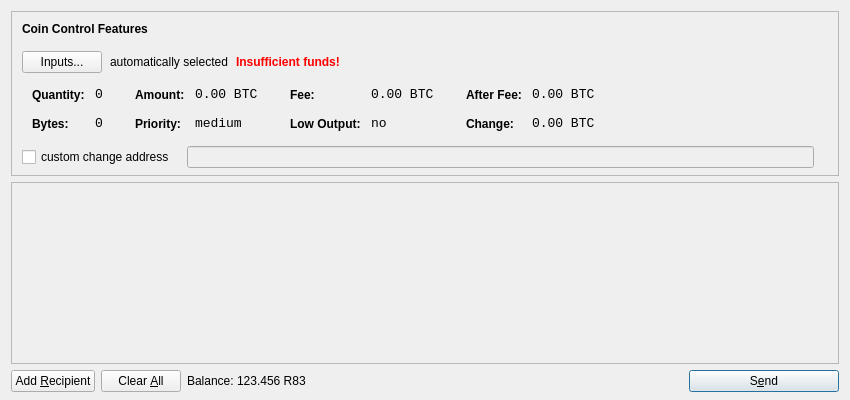
<?xml version="1.0" encoding="UTF-8"?>
<ui version="4.0">
 <class>SendCoinsDialog</class>
 <widget class="QDialog" name="SendCoinsDialog">
  <property name="geometry">
   <rect>
    <x>0</x>
    <y>0</y>
    <width>850</width>
    <height>400</height>
   </rect>
  </property>
  <property name="windowTitle">
   <string>Send Coins</string>
  </property>
  <layout class="QVBoxLayout" name="verticalLayout" stretch="0,1,0">
   <property name="bottomMargin">
    <number>8</number>
   </property>
   <item>
    <widget class="QFrame" name="frameCoinControl">
     <property name="sizePolicy">
      <sizepolicy hsizetype="Expanding" vsizetype="Expanding">
       <horstretch>0</horstretch>
       <verstretch>0</verstretch>
      </sizepolicy>
     </property>
     <property name="maximumSize">
      <size>
       <width>16777215</width>
       <height>16777215</height>
      </size>
     </property>
     <property name="frameShape">
      <enum>QFrame::StyledPanel</enum>
     </property>
     <property name="frameShadow">
      <enum>QFrame::Sunken</enum>
     </property>
     <layout class="QVBoxLayout" name="verticalLayoutCoinControl2">
      <property name="spacing">
       <number>-1</number>
      </property>
      <property name="leftMargin">
       <number>0</number>
      </property>
      <property name="topMargin">
       <number>0</number>
      </property>
      <property name="rightMargin">
       <number>0</number>
      </property>
      <property name="bottomMargin">
       <number>6</number>
      </property>
      <item>
       <layout class="QVBoxLayout" name="verticalLayoutCoinControl" stretch="0,0,0,0,1">
        <property name="spacing">
         <number>0</number>
        </property>
        <property name="leftMargin">
         <number>10</number>
        </property>
        <property name="topMargin">
         <number>10</number>
        </property>
        <item>
         <layout class="QHBoxLayout" name="horizontalLayoutCoinControl1">
          <property name="bottomMargin">
           <number>15</number>
          </property>
          <item>
           <widget class="QLabel" name="labelCoinControlFeatures">
            <property name="sizePolicy">
             <sizepolicy hsizetype="Preferred" vsizetype="Maximum">
              <horstretch>0</horstretch>
              <verstretch>0</verstretch>
             </sizepolicy>
            </property>
            <property name="font">
             <font>
              <weight>75</weight>
              <bold>true</bold>
             </font>
            </property>
            <property name="styleSheet">
             <string notr="true">font-weight:bold;</string>
            </property>
            <property name="text">
             <string>Coin Control Features</string>
            </property>
           </widget>
          </item>
         </layout>
        </item>
        <item>
         <layout class="QHBoxLayout" name="horizontalLayoutCoinControl2" stretch="0,0,0,0">
          <property name="spacing">
           <number>8</number>
          </property>
          <property name="bottomMargin">
           <number>10</number>
          </property>
          <item>
           <widget class="QPushButton" name="pushButtonCoinControl">
            <property name="styleSheet">
             <string notr="true"/>
            </property>
            <property name="text">
             <string>Inputs...</string>
            </property>
           </widget>
          </item>
          <item>
           <widget class="QLabel" name="labelCoinControlAutomaticallySelected">
            <property name="text">
             <string>automatically selected</string>
            </property>
            <property name="margin">
             <number>5</number>
            </property>
           </widget>
          </item>
          <item>
           <widget class="QLabel" name="labelCoinControlInsuffFunds">
            <property name="font">
             <font>
              <weight>75</weight>
              <bold>true</bold>
             </font>
            </property>
            <property name="styleSheet">
             <string notr="true">color:red;font-weight:bold;</string>
            </property>
            <property name="text">
             <string>Insufficient funds!</string>
            </property>
            <property name="margin">
             <number>5</number>
            </property>
           </widget>
          </item>
          <item>
           <spacer name="horizontalSpacerCoinControl">
            <property name="orientation">
             <enum>Qt::Horizontal</enum>
            </property>
            <property name="sizeHint" stdset="0">
             <size>
              <width>40</width>
              <height>1</height>
             </size>
            </property>
           </spacer>
          </item>
         </layout>
        </item>
        <item>
         <widget class="QWidget" name="widgetCoinControl" native="true">
          <property name="sizePolicy">
           <sizepolicy hsizetype="Preferred" vsizetype="Preferred">
            <horstretch>0</horstretch>
            <verstretch>0</verstretch>
           </sizepolicy>
          </property>
          <property name="minimumSize">
           <size>
            <width>0</width>
            <height>0</height>
           </size>
          </property>
          <property name="styleSheet">
           <string notr="true"/>
          </property>
          <layout class="QHBoxLayout" name="horizontalLayoutCoinControl5">
           <property name="margin">
            <number>0</number>
           </property>
           <item>
            <layout class="QHBoxLayout" name="horizontalLayoutCoinControl3" stretch="0,0,0,1">
             <property name="spacing">
              <number>20</number>
             </property>
             <property name="topMargin">
              <number>0</number>
             </property>
             <property name="bottomMargin">
              <number>10</number>
             </property>
             <item>
              <layout class="QFormLayout" name="formLayoutCoinControl1">
               <property name="horizontalSpacing">
                <number>10</number>
               </property>
               <property name="verticalSpacing">
                <number>14</number>
               </property>
               <property name="leftMargin">
                <number>10</number>
               </property>
               <property name="topMargin">
                <number>4</number>
               </property>
               <property name="rightMargin">
                <number>6</number>
               </property>
               <item row="0" column="0">
                <widget class="QLabel" name="labelCoinControlQuantityText">
                 <property name="styleSheet">
                  <string notr="true">font-weight:bold;</string>
                 </property>
                 <property name="text">
                  <string>Quantity:</string>
                 </property>
                 <property name="margin">
                  <number>0</number>
                 </property>
                </widget>
               </item>
               <item row="0" column="1">
                <widget class="QLabel" name="labelCoinControlQuantity">
                 <property name="font">
                  <font>
                   <family>Monospace</family>
                   <pointsize>10</pointsize>
                  </font>
                 </property>
                 <property name="cursor">
                  <cursorShape>IBeamCursor</cursorShape>
                 </property>
                 <property name="contextMenuPolicy">
                  <enum>Qt::ActionsContextMenu</enum>
                 </property>
                 <property name="text">
                  <string notr="true">0</string>
                 </property>
                 <property name="margin">
                  <number>0</number>
                 </property>
                 <property name="textInteractionFlags">
                  <set>Qt::LinksAccessibleByMouse|Qt::TextSelectableByKeyboard|Qt::TextSelectableByMouse</set>
                 </property>
                </widget>
               </item>
               <item row="1" column="0">
                <widget class="QLabel" name="labelCoinControlBytesText">
                 <property name="styleSheet">
                  <string notr="true">font-weight:bold;</string>
                 </property>
                 <property name="text">
                  <string>Bytes:</string>
                 </property>
                </widget>
               </item>
               <item row="1" column="1">
                <widget class="QLabel" name="labelCoinControlBytes">
                 <property name="font">
                  <font>
                   <family>Monospace</family>
                   <pointsize>10</pointsize>
                  </font>
                 </property>
                 <property name="cursor">
                  <cursorShape>IBeamCursor</cursorShape>
                 </property>
                 <property name="contextMenuPolicy">
                  <enum>Qt::ActionsContextMenu</enum>
                 </property>
                 <property name="text">
                  <string notr="true">0</string>
                 </property>
                 <property name="textInteractionFlags">
                  <set>Qt::LinksAccessibleByMouse|Qt::TextSelectableByKeyboard|Qt::TextSelectableByMouse</set>
                 </property>
                </widget>
               </item>
              </layout>
             </item>
             <item>
              <layout class="QFormLayout" name="formLayoutCoinControl2">
               <property name="horizontalSpacing">
                <number>10</number>
               </property>
               <property name="verticalSpacing">
                <number>14</number>
               </property>
               <property name="leftMargin">
                <number>6</number>
               </property>
               <property name="topMargin">
                <number>4</number>
               </property>
               <property name="rightMargin">
                <number>6</number>
               </property>
               <item row="0" column="0">
                <widget class="QLabel" name="labelCoinControlAmountText">
                 <property name="styleSheet">
                  <string notr="true">font-weight:bold;</string>
                 </property>
                 <property name="text">
                  <string>Amount:</string>
                 </property>
                 <property name="margin">
                  <number>0</number>
                 </property>
                </widget>
               </item>
               <item row="0" column="1">
                <widget class="QLabel" name="labelCoinControlAmount">
                 <property name="font">
                  <font>
                   <family>Monospace</family>
                   <pointsize>10</pointsize>
                  </font>
                 </property>
                 <property name="cursor">
                  <cursorShape>IBeamCursor</cursorShape>
                 </property>
                 <property name="contextMenuPolicy">
                  <enum>Qt::ActionsContextMenu</enum>
                 </property>
                 <property name="text">
                  <string notr="true">0.00 BTC</string>
                 </property>
                 <property name="textInteractionFlags">
                  <set>Qt::LinksAccessibleByMouse|Qt::TextSelectableByKeyboard|Qt::TextSelectableByMouse</set>
                 </property>
                </widget>
               </item>
               <item row="1" column="0">
                <widget class="QLabel" name="labelCoinControlPriorityText">
                 <property name="styleSheet">
                  <string notr="true">font-weight:bold;</string>
                 </property>
                 <property name="text">
                  <string>Priority:</string>
                 </property>
                </widget>
               </item>
               <item row="1" column="1">
                <widget class="QLabel" name="labelCoinControlPriority">
                 <property name="font">
                  <font>
                   <family>Monospace</family>
                   <pointsize>10</pointsize>
                  </font>
                 </property>
                 <property name="cursor">
                  <cursorShape>IBeamCursor</cursorShape>
                 </property>
                 <property name="contextMenuPolicy">
                  <enum>Qt::ActionsContextMenu</enum>
                 </property>
                 <property name="text">
                  <string>medium</string>
                 </property>
                 <property name="textInteractionFlags">
                  <set>Qt::LinksAccessibleByMouse|Qt::TextSelectableByKeyboard|Qt::TextSelectableByMouse</set>
                 </property>
                </widget>
               </item>
              </layout>
             </item>
             <item>
              <layout class="QFormLayout" name="formLayoutCoinControl3">
               <property name="horizontalSpacing">
                <number>10</number>
               </property>
               <property name="verticalSpacing">
                <number>14</number>
               </property>
               <property name="leftMargin">
                <number>6</number>
               </property>
               <property name="topMargin">
                <number>4</number>
               </property>
               <property name="rightMargin">
                <number>6</number>
               </property>
               <item row="0" column="0">
                <widget class="QLabel" name="labelCoinControlFeeText">
                 <property name="styleSheet">
                  <string notr="true">font-weight:bold;</string>
                 </property>
                 <property name="text">
                  <string>Fee:</string>
                 </property>
                 <property name="margin">
                  <number>0</number>
                 </property>
                </widget>
               </item>
               <item row="0" column="1">
                <widget class="QLabel" name="labelCoinControlFee">
                 <property name="font">
                  <font>
                   <family>Monospace</family>
                   <pointsize>10</pointsize>
                  </font>
                 </property>
                 <property name="cursor">
                  <cursorShape>IBeamCursor</cursorShape>
                 </property>
                 <property name="contextMenuPolicy">
                  <enum>Qt::ActionsContextMenu</enum>
                 </property>
                 <property name="text">
                  <string notr="true">0.00 BTC</string>
                 </property>
                 <property name="textInteractionFlags">
                  <set>Qt::LinksAccessibleByMouse|Qt::TextSelectableByKeyboard|Qt::TextSelectableByMouse</set>
                 </property>
                </widget>
               </item>
               <item row="1" column="0">
                <widget class="QLabel" name="labelCoinControlLowOutputText">
                 <property name="styleSheet">
                  <string notr="true">font-weight:bold;</string>
                 </property>
                 <property name="text">
                  <string>Low Output:</string>
                 </property>
                </widget>
               </item>
               <item row="1" column="1">
                <widget class="QLabel" name="labelCoinControlLowOutput">
                 <property name="font">
                  <font>
                   <family>Monospace</family>
                   <pointsize>10</pointsize>
                  </font>
                 </property>
                 <property name="cursor">
                  <cursorShape>IBeamCursor</cursorShape>
                 </property>
                 <property name="contextMenuPolicy">
                  <enum>Qt::ActionsContextMenu</enum>
                 </property>
                 <property name="text">
                  <string>no</string>
                 </property>
                 <property name="textInteractionFlags">
                  <set>Qt::LinksAccessibleByMouse|Qt::TextSelectableByKeyboard|Qt::TextSelectableByMouse</set>
                 </property>
                </widget>
               </item>
              </layout>
             </item>
             <item>
              <layout class="QFormLayout" name="formLayoutCoinControl4">
               <property name="horizontalSpacing">
                <number>10</number>
               </property>
               <property name="verticalSpacing">
                <number>14</number>
               </property>
               <property name="leftMargin">
                <number>6</number>
               </property>
               <property name="topMargin">
                <number>4</number>
               </property>
               <property name="rightMargin">
                <number>6</number>
               </property>
               <item row="0" column="0">
                <widget class="QLabel" name="labelCoinControlAfterFeeText">
                 <property name="styleSheet">
                  <string notr="true">font-weight:bold;</string>
                 </property>
                 <property name="text">
                  <string>After Fee:</string>
                 </property>
                 <property name="margin">
                  <number>0</number>
                 </property>
                </widget>
               </item>
               <item row="0" column="1">
                <widget class="QLabel" name="labelCoinControlAfterFee">
                 <property name="font">
                  <font>
                   <family>Monospace</family>
                   <pointsize>10</pointsize>
                  </font>
                 </property>
                 <property name="cursor">
                  <cursorShape>IBeamCursor</cursorShape>
                 </property>
                 <property name="contextMenuPolicy">
                  <enum>Qt::ActionsContextMenu</enum>
                 </property>
                 <property name="text">
                  <string notr="true">0.00 BTC</string>
                 </property>
                 <property name="textInteractionFlags">
                  <set>Qt::LinksAccessibleByMouse|Qt::TextSelectableByKeyboard|Qt::TextSelectableByMouse</set>
                 </property>
                </widget>
               </item>
               <item row="1" column="0">
                <widget class="QLabel" name="labelCoinControlChangeText">
                 <property name="styleSheet">
                  <string notr="true">font-weight:bold;</string>
                 </property>
                 <property name="text">
                  <string>Change:</string>
                 </property>
                </widget>
               </item>
               <item row="1" column="1">
                <widget class="QLabel" name="labelCoinControlChange">
                 <property name="font">
                  <font>
                   <family>Monospace</family>
                   <pointsize>10</pointsize>
                  </font>
                 </property>
                 <property name="cursor">
                  <cursorShape>IBeamCursor</cursorShape>
                 </property>
                 <property name="contextMenuPolicy">
                  <enum>Qt::ActionsContextMenu</enum>
                 </property>
                 <property name="text">
                  <string notr="true">0.00 BTC</string>
                 </property>
                 <property name="textInteractionFlags">
                  <set>Qt::LinksAccessibleByMouse|Qt::TextSelectableByKeyboard|Qt::TextSelectableByMouse</set>
                 </property>
                </widget>
               </item>
              </layout>
             </item>
            </layout>
           </item>
          </layout>
         </widget>
        </item>
        <item>
         <layout class="QHBoxLayout" name="horizontalLayoutCoinControl4" stretch="0,0,0">
          <property name="spacing">
           <number>12</number>
          </property>
          <property name="sizeConstraint">
           <enum>QLayout::SetDefaultConstraint</enum>
          </property>
          <property name="topMargin">
           <number>5</number>
          </property>
          <property name="rightMargin">
           <number>5</number>
          </property>
          <item>
           <widget class="QCheckBox" name="checkBoxCoinControlChange">
            <property name="text">
             <string>custom change address</string>
            </property>
           </widget>
          </item>
          <item>
           <widget class="QLineEdit" name="lineEditCoinControlChange">
            <property name="enabled">
             <bool>false</bool>
            </property>
            <property name="sizePolicy">
             <sizepolicy hsizetype="Expanding" vsizetype="Fixed">
              <horstretch>0</horstretch>
              <verstretch>0</verstretch>
             </sizepolicy>
            </property>
           </widget>
          </item>
          <item>
           <widget class="QLabel" name="labelCoinControlChangeLabel">
            <property name="sizePolicy">
             <sizepolicy hsizetype="Preferred" vsizetype="Expanding">
              <horstretch>0</horstretch>
              <verstretch>0</verstretch>
             </sizepolicy>
            </property>
            <property name="minimumSize">
             <size>
              <width>0</width>
              <height>0</height>
             </size>
            </property>
            <property name="text">
             <string/>
            </property>
            <property name="margin">
             <number>3</number>
            </property>
           </widget>
          </item>
         </layout>
        </item>
        <item>
         <spacer name="verticalSpacerCoinControl">
          <property name="orientation">
           <enum>Qt::Vertical</enum>
          </property>
          <property name="sizeHint" stdset="0">
           <size>
            <width>800</width>
            <height>1</height>
           </size>
          </property>
         </spacer>
        </item>
       </layout>
      </item>
     </layout>
    </widget>
   </item>
   <item>
    <widget class="QScrollArea" name="scrollArea">
     <property name="widgetResizable">
      <bool>true</bool>
     </property>
     <widget class="QWidget" name="scrollAreaWidgetContents">
      <property name="geometry">
       <rect>
        <x>0</x>
        <y>0</y>
        <width>830</width>
        <height>165</height>
       </rect>
      </property>
      <layout class="QVBoxLayout" name="verticalLayout_2">
       <property name="margin">
        <number>0</number>
       </property>
       <item>
        <layout class="QVBoxLayout" name="entries">
         <property name="spacing">
          <number>6</number>
         </property>
        </layout>
       </item>
       <item>
        <spacer name="verticalSpacer">
         <property name="orientation">
          <enum>Qt::Vertical</enum>
         </property>
         <property name="sizeHint" stdset="0">
          <size>
           <width>20</width>
           <height>40</height>
          </size>
         </property>
        </spacer>
       </item>
      </layout>
     </widget>
    </widget>
   </item>
   <item>
    <layout class="QHBoxLayout" name="horizontalLayout">
     <item>
      <widget class="QPushButton" name="addButton">
       <property name="toolTip">
        <string>Send to multiple recipients at once</string>
       </property>
       <property name="text">
        <string>Add &amp;Recipient</string>
       </property>
       <property name="icon">
        <iconset resource="../bitcoin.qrc">
         <normaloff>:/icons/add</normaloff>:/icons/add</iconset>
       </property>
       <property name="autoDefault">
        <bool>false</bool>
       </property>
      </widget>
     </item>
     <item>
      <widget class="QPushButton" name="clearButton">
       <property name="sizePolicy">
        <sizepolicy hsizetype="Minimum" vsizetype="Fixed">
         <horstretch>0</horstretch>
         <verstretch>0</verstretch>
        </sizepolicy>
       </property>
       <property name="toolTip">
        <string>Remove all transaction fields</string>
       </property>
       <property name="text">
        <string>Clear &amp;All</string>
       </property>
       <property name="icon">
        <iconset resource="../bitcoin.qrc">
         <normaloff>:/icons/remove</normaloff>:/icons/remove</iconset>
       </property>
       <property name="autoRepeatDelay">
        <number>300</number>
       </property>
       <property name="autoDefault">
        <bool>false</bool>
       </property>
      </widget>
     </item>
     <item>
      <layout class="QHBoxLayout" name="horizontalLayout_2">
       <property name="spacing">
        <number>3</number>
       </property>
       <item>
        <widget class="QLabel" name="label">
         <property name="text">
          <string>Balance:</string>
         </property>
        </widget>
       </item>
       <item>
        <widget class="QLabel" name="labelBalance">
         <property name="cursor">
          <cursorShape>IBeamCursor</cursorShape>
         </property>
         <property name="text">
          <string>123.456 R83</string>
         </property>
         <property name="textInteractionFlags">
          <set>Qt::LinksAccessibleByMouse|Qt::TextSelectableByKeyboard|Qt::TextSelectableByMouse</set>
         </property>
        </widget>
       </item>
      </layout>
     </item>
     <item>
      <spacer name="horizontalSpacer">
       <property name="orientation">
        <enum>Qt::Horizontal</enum>
       </property>
       <property name="sizeHint" stdset="0">
        <size>
         <width>40</width>
         <height>20</height>
        </size>
       </property>
      </spacer>
     </item>
     <item>
      <widget class="QPushButton" name="sendButton">
       <property name="minimumSize">
        <size>
         <width>150</width>
         <height>0</height>
        </size>
       </property>
       <property name="toolTip">
        <string>Confirm the send action</string>
       </property>
       <property name="text">
        <string>S&amp;end</string>
       </property>
       <property name="icon">
        <iconset resource="../bitcoin.qrc">
         <normaloff>:/icons/send</normaloff>:/icons/send</iconset>
       </property>
       <property name="default">
        <bool>true</bool>
       </property>
      </widget>
     </item>
    </layout>
   </item>
  </layout>
 </widget>
 <resources>
  <include location="../bitcoin.qrc"/>
 </resources>
 <connections/>
</ui>
